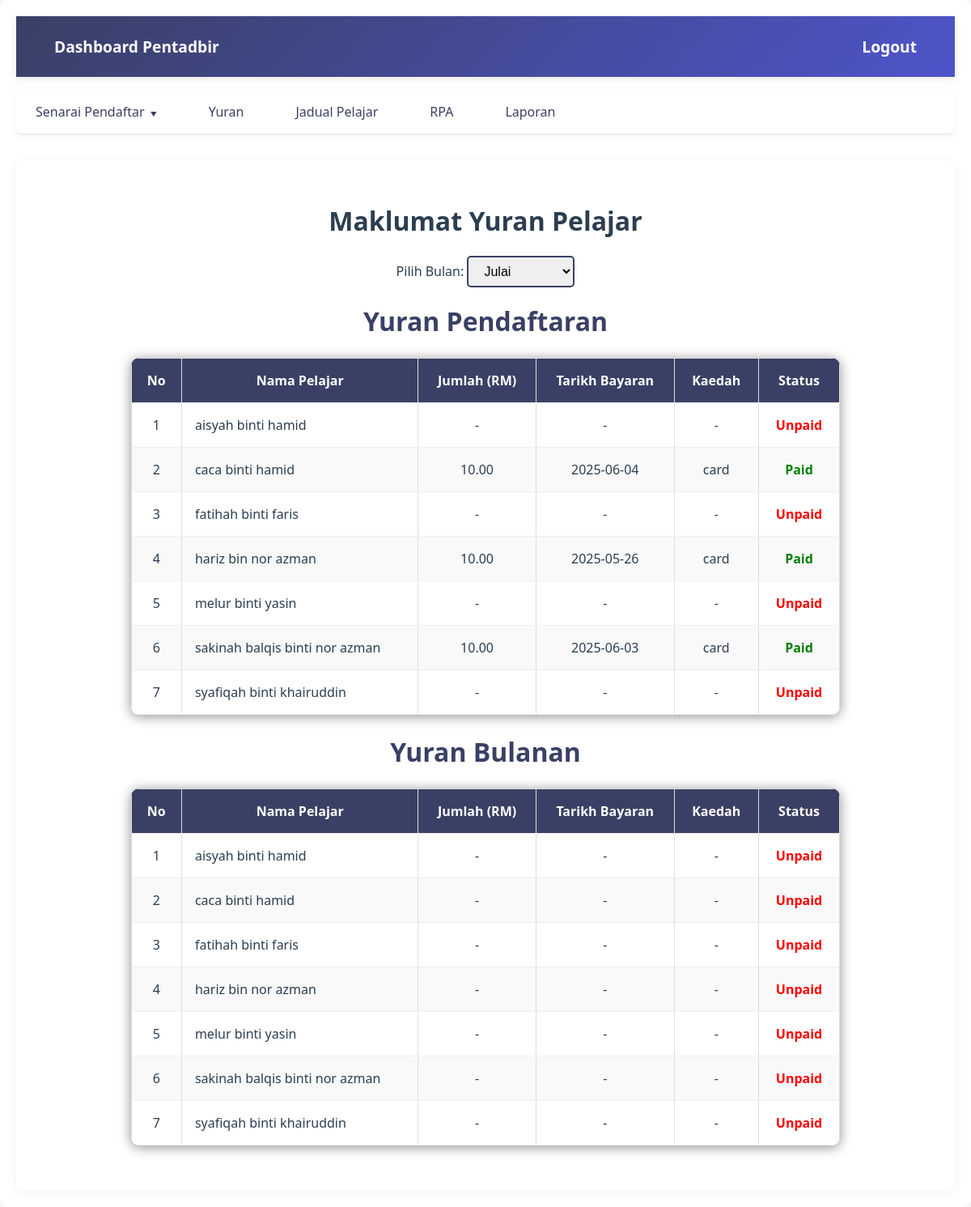
/yuranPentadbir.php (signed in), run on the app's committed database.
### tables this page shows
CREATE TABLE `pelajar` (
  `ic_pelajar` varchar(20) NOT NULL,
  `nama_pelajar` varchar(100) NOT NULL,
  `jantina` varchar(10) NOT NULL,
  `alamat_semasa` varchar(255) DEFAULT NULL,
  `umur` int(11) DEFAULT NULL,
  `Alahan` varchar(100) DEFAULT NULL,
  `gambar_pelajar` varchar(255) DEFAULT NULL,
  `ibubapa_id` int(11) NOT NULL,
  `tahun_pengajian` int(4) DEFAULT NULL,
  `id_pentadbir` int(11) DEFAULT NULL,
  `id_pendidik` int(11) DEFAULT NULL,
  `sijilLahir_pelajar` varchar(255) DEFAULT NULL,
  `pengesahan` tinyint(1) DEFAULT NULL
);

### yuranPentadbir.php (the view, shortened to what this page needs)
<?php
include 'config.php';
$selected_month = isset($_GET['month']) ? intval($_GET['month']) : date('n');
$month_names = [
    1 => 'Januari',
    2 => 'Februari',
    3 => 'Mac',
    4 => 'April',
    5 => 'Mei',
    6 => 'Jun',
    7 => 'Julai',
    8 => 'Ogos',
    9 => 'September',
    10 => 'Oktober',
    11 => 'November',
    12 => 'Disember'
];
$query_pendaftaran = "
    SELECT
        p.ic_pelajar,
        p.nama_pelajar,
        (SELECT y1.jumlah FROM yuran y1
         WHERE y1.ic_pelajar = p.ic_pelajar
         AND y1.jenis_yuran = 'Pendaftaran'
         AND y1.status = 'success'
         LIMIT 1) as jumlah,
        (SELECT y2.bulan FROM yuran y2
         WHERE y2.ic_pelajar = p.ic_pelajar
         AND y2.jenis_yuran = 'Pendaftaran'
         AND y2.status = 'success'
         LIMIT 1) as bulan,
        (SELECT y3.tarikh FROM yuran y3
         WHERE y3.ic_pelajar = p.ic_pelajar
         AND y3.jenis_yuran = 'Pendaftaran'
         AND y3.status = 'success'
         LIMIT 1) as tarikh,
        (SELECT y4.kaedah FROM yuran y4
         WHERE y4.ic_pelajar = p.ic_pelajar
         AND y4.jenis_yuran = 'Pendaftaran'
         AND y4.status = 'success'
         LIMIT 1) as kaedah,
        CASE
            WHEN EXISTS (
                SELECT 1 FROM yuran y5
                WHERE y5.ic_pelajar = p.ic_pelajar
                AND y5.jenis_yuran = 'Pendaftaran'
                AND y5.status = 'success'
            ) THEN 'success'
            ELSE 'unpaid'
        END as status
    FROM pelajar p
    JOIN ibubapa i ON p.ibubapa_id = i.id_ibubapa
    WHERE p.pengesahan = 1
      AND i.pengesahan = 1
      AND (NOT EXISTS (
            SELECT 1 FROM yuran y6
            WHERE y6.ic_pelajar = p.ic_pelajar
            AND y6.jenis_yuran = 'Pendaftaran'
            AND y6.status = 'success'
          )
          OR ? >= (
            SELECT MIN(y7.bulan)
            FROM yuran y7
            WHERE y7.ic_pelajar = p.ic_pelajar
            AND y7.jenis_yuran = 'Pendaftaran'
            AND y7.status = 'success'
          )
      )
    ORDER BY p.nama_pelajar ASC
";
$stmt_p = $conn->prepare($query_pendaftaran);
$stmt_p->bind_param("i", $selected_month);
$stmt_p->execute();
$result_pendaftaran = $stmt_p->get_result();
$query_bulanan = "
    SELECT
        p.ic_pelajar,
        p.nama_pelajar,
        y.jumlah,
        y.bulan,
        y.tarikh,
        y.kaedah,
        y.status
    FROM PELAJAR p
    JOIN ibubapa i ON p.ibubapa_id = i.id_ibubapa
    LEFT JOIN yuran y ON p.ic_pelajar = y.ic_pelajar
        AND y.bulan = ?
        AND y.jenis_yuran = 'Bulanan'
    WHERE p.pengesahan = 1
      AND i.pengesahan = 1
    ORDER BY p.nama_pelajar ASC
";
$stmt_b = $conn->prepare($query_bulanan);
$stmt_b->bind_param("i", $selected_month);
$stmt_b->execute();
$result_bulanan = $stmt_b->get_result();
function status_label($status) {
    if ($status === 'success') {
        return '<span style="color:green;font-weight:bold;">Paid</span>';
    } elseif ($status === 'pending') {
        return '<span style="color:orange;font-weight:bold;">Pending</span>';
    } else {
        return '<span style="color:red;font-weight:bold;">Unpaid</span>';
    }
}
?>
<!DOCTYPE html>
<html lang="en">
<head>
    <link rel="stylesheet" href="css/dashboard.css">
</head>
<body class="dashboard-container">
<div class="container">
        <header>
            <a href="pentadbir_dashboard.php"><span>Dashboard Pentadbir</span></a>
            <a href="logout.php">Logout</a>
        </header>
        <nav>
            <ul>
                <li class="dropdown-parent">
                    <a href="#">Senarai Pendaftar <span class="dropdown-icon">&#x25BC;</span></a>
                </li>
                <li><a href="yuranPentadbir.php">Yuran</a></li>
                <li><a href="admin_jadual.php">Jadual Pelajar</a></li>
                <li><a href="pentadbirRPA.php">RPA</a></li>
                <li><a href="pentadbirLaporan.php">Laporan</a></li>
            </ul>
        </nav>
        <main>
        <h1 style="text-align:center;">Maklumat Yuran Pelajar</h1>
        <div class="month-selection">
    <form method="GET" action="yuranPentadbir.php">
        <label for="month">Pilih Bulan: </label>
        <select name="month" id="month" onchange="this.form.submit()">
            <?php foreach ($month_names as $month_num => $month_name): ?>
                <option value="<?php echo $month_num; ?>" <?php if ($month_num == $selected_month) echo 'selected'; ?>>
                    <?php echo $month_name; ?>
                </option>
            <?php endforeach; ?>
        </select>
    </form>
</div>
<h2 style="text-align: center; margin: 20px 0;">Yuran Pendaftaran</h2>
<table>
    <thead>
        <tr>
            <th>No</th>
            <th>Nama Pelajar</th>
            <th>Jumlah (RM)</th>
            <th>Tarikh Bayaran</th>
            <th>Kaedah</th>
            <th>Status</th>
        </tr>
    </thead>
    <tbody>
    <?php
    $no = 1;
    if ($result_pendaftaran->num_rows > 0):
        while ($row = $result_pendaftaran->fetch_assoc()):
            $jumlah = $row['jumlah'] !== null ? number_format($row['jumlah'], 2) : '-';
            $tarikh = $row['tarikh'] !== null ? htmlspecialchars($row['tarikh']) : '-';
            $kaedah = $row['kaedah'] !== null ? htmlspecialchars($row['kaedah']) : '-';
            $status = $row['status'] !== null ? $row['status'] : 'unpaid';
    ?>
    <tr>
        <td style="text-align: center;"><?php echo $no++; ?></td>
        <td><?php echo htmlspecialchars($row['nama_pelajar']); ?></td>
        <td style="text-align: center;"><?php echo $jumlah; ?></td>
        <td style="text-align: center;"><?php echo $tarikh; ?></td>
        <td style="text-align: center;"><?php echo $kaedah; ?></td>
        <td style="text-align: center;"><?php echo status_label($status); ?></td>
    </tr>
    <?php
        endwhile;
    else:
    ?>
        <tr><td colspan="7" style="text-align:center;">Tiada rekod pelajar.</td></tr>
    <?php endif; ?>
    </tbody>
</table>
<h2 style="text-align: center; margin: 20px 0;">Yuran Bulanan</h2>
<table>
    <thead>
        <tr>
            <th>No</th>
            <th>Nama Pelajar</th>
            <th>Jumlah (RM)</th>
            <th>Tarikh Bayaran</th>
            <th>Kaedah</th>
            <th>Status</th>
        </tr>
    </thead>
    <tbody>
    <?php
    $no = 1;
    if ($result_bulanan->num_rows > 0):
        while ($row = $result_bulanan->fetch_assoc()):
            $jumlah = $row['jumlah'] !== null ? number_format($row['jumlah'], 2) : '-';
            $tarikh = $row['tarikh'] !== null ? htmlspecialchars($row['tarikh']) : '-';
            $kaedah = $row['kaedah'] !== null ? htmlspecialchars($row['kaedah']) : '-';
            $status = $row['status'] !== null ? $row['status'] : 'unpaid';
    ?>
        <tr>
            <td style="text-align: center;"><?php echo $no++; ?></td>
            <td><?php echo htmlspecialchars($row['nama_pelajar']); ?></td>
            <td style="text-align: center;"><?php echo $jumlah; ?></td>
            <td style="text-align: center;"><?php echo $tarikh; ?></td>
            <td style="text-align: center;"><?php echo $kaedah; ?></td>
            <td style="text-align: center;"><?php echo status_label($status); ?></td>
        </tr>
    <?php
        endwhile;
    else:
    ?>
        <tr><td colspan="7" style="text-align:center;">Tiada rekod pelajar.</td></tr>
    <?php endif; ?>
    </tbody>
</table>
</div>
</body>
</html>

### css/dashboard.css (style rules this page uses)
.dashboard-container { font-family: 'Segoe UI', system-ui, -apple-system, sans-serif; margin: 0; padding: 0; background: #f8f9fa; color: #2c3e50; width: 100%; box-sizing: border-box; min-height: 100vh; }
.dashboard-container .container { max-width: 1200px; width: 100%; margin: 0 auto; padding: 20px; background: #fff; box-shadow: 0 2px 15px rgba(0, 0, 0, 0.05); border-radius: 10px; box-sizing: border-box; }
.dashboard-container header { display: flex; justify-content: space-between; align-items: center; background: linear-gradient(135deg, #3a4065 0%, #4e54c8 100%); padding: 1rem 2rem; color: white; font-size: 1.2em; font-weight: bold; width: 100%; box-sizing: border-box; box-shadow: 0 2px 10px rgba(0, 0, 0, 0.1); }
.dashboard-container header a { color: white; text-decoration: none; font-size: 1em; padding: 8px 15px; border-radius: 5px; transition: all 0.3s ease; }
.dashboard-container nav { background: #ffffff; border-bottom: 1px solid rgba(0, 0, 0, 0.1); width: 100%; box-sizing: border-box; margin-bottom: 2rem; box-shadow: 0 2px 10px rgba(0, 0, 0, 0.05); }
.dashboard-container nav ul { list-style: none; padding: 0; margin: 0; display: flex; align-items: center; gap: 1rem; }
.dashboard-container nav ul li { position: relative; }
.dashboard-container nav ul li a { color: #3a4065; text-decoration: none; padding: 1rem 1.5rem; display: block; font-weight: 500; transition: all 0.3s ease; }
.dropdown-parent > a { display: flex; align-items: center; gap: 5px; }
.dropdown-icon { font-size: 0.8em; transition: transform 0.3s ease; }
.dashboard-container main { padding: 2rem; background: #fff; width: 100%; box-sizing: border-box; border-radius: 10px; box-shadow: 0 2px 15px rgba(0, 0, 0, 0.05); }
.dashboard-container main h2 { margin-top: 0; color: #3a4065; font-size: 2rem; font-weight: 700; text-align: left; margin-bottom: 1.5rem; }
.dashboard-container table { width: 80%; border-collapse: collapse; margin: 1.5rem auto; background: white; border-radius: 10px; overflow: hidden; box-shadow: 0 2px 15px rgba(0, 0, 0, 0.449); }
.dashboard-container th, .dashboard-container td { padding: 1rem; border-bottom: 1px solid #eee; }
.dashboard-container th { background: #3a4065; font-weight: 600; color: #ffffff; text-align: center; }
.dashboard-container td { text-align: left; }
nav ul { list-style-type: none; margin: 0; padding: 0; display: flex; gap: 10px; background-color: #3a4065; padding: 10px; }
nav ul li { display: inline; }
nav ul li a { text-decoration: none; color: white; font-weight: bold; padding: 8px 15px; border-radius: 5px; }
.dropdown-parent { position: relative; }
.dropdown-icon { margin-left: 5px; font-size: 0.8em; }

### yuranPentadbir.php (style rules this page uses)
body { margin: 0; font-family: 'Segoe UI', system-ui, -apple-system, sans-serif; background: #f8f9fa; color: #333; }
.container { max-width: 1200px; margin: 0 auto; padding: 0 20px; }
header { background: linear-gradient(135deg, #3a4065 0%, #4e54c8 100%); padding: 1rem; display: flex; justify-content: space-between; align-items: center; box-shadow: 0 2px 10px rgba(0, 0, 0, 0.1); }
header a { color: white !important; text-decoration: none; font-weight: 600; transition: all 0.3s ease; }
nav { background: #ffffff !important; border-radius: 8px; margin: 1rem 0; box-shadow: 0 2px 10px rgba(0, 0, 0, 0.05); }
nav ul { background: transparent !important; list-style-type: none; padding: 0 !important; margin: 0; display: flex; gap: 0.5rem; }
nav ul li a { text-decoration: none; color: #3a4065 !important; display: block; padding: 1rem 1.5rem; transition: all 0.3s ease; border-radius: 6px; }
nav ul li .dropdown-icon { margin-left: 3px; font-size: 8px; }
nav ul .dropdown-parent > a { cursor: pointer; }
.container { max-width: 1200px; margin: 20px auto; padding: 0 20px; }
h2 { text-align: center; margin-bottom: 10px; }
table { width: 100%; border-collapse: collapse; margin-bottom: 40px; box-shadow: 0 2px 10px rgba(0,0,0,0.05); border-radius: 8px; overflow: hidden; }
th, td { padding: 15px; text-align: center; border: 1px solid #ddd; font-size: 16px; }
th { background-color: #3a4065; color: white; }
tbody tr:nth-child(even) { background-color: #f9f9f9; }
.month-selection { text-align: center; margin-bottom: 20px; }
.month-selection select { padding: 8px 15px; font-size: 16px; border: 2px solid #3a4065; border-radius: 5px; cursor: pointer; outline: none; }

### data on the page
pelajar: nama_pelajar "aisyah binti hamid", jumlah "-", tarikh "-", kaedah "-"
pelajar: nama_pelajar "caca binti hamid", jumlah "10.00", tarikh "2025-06-04", kaedah "card", shows "Paid", jumlah "-", tarikh "-", kaedah "-"
pelajar: nama_pelajar "fatihah binti faris", jumlah "-", tarikh "-", kaedah "-"
pelajar: nama_pelajar "hariz bin nor azman", jumlah "10.00", tarikh "2025-05-26", kaedah "card", shows "Paid", jumlah "-", tarikh "-", kaedah "-"
pelajar: nama_pelajar "melur binti yasin", jumlah "-", tarikh "-", kaedah "-"
pelajar: nama_pelajar "sakinah balqis binti nor azman", jumlah "10.00", tarikh "2025-06-03", kaedah "card", shows "Paid", jumlah "-", tarikh "-", kaedah "-"
pelajar: nama_pelajar "syafiqah binti khairuddin", jumlah "-", tarikh "-", kaedah "-"

### other printed values
form field month "Julai"
